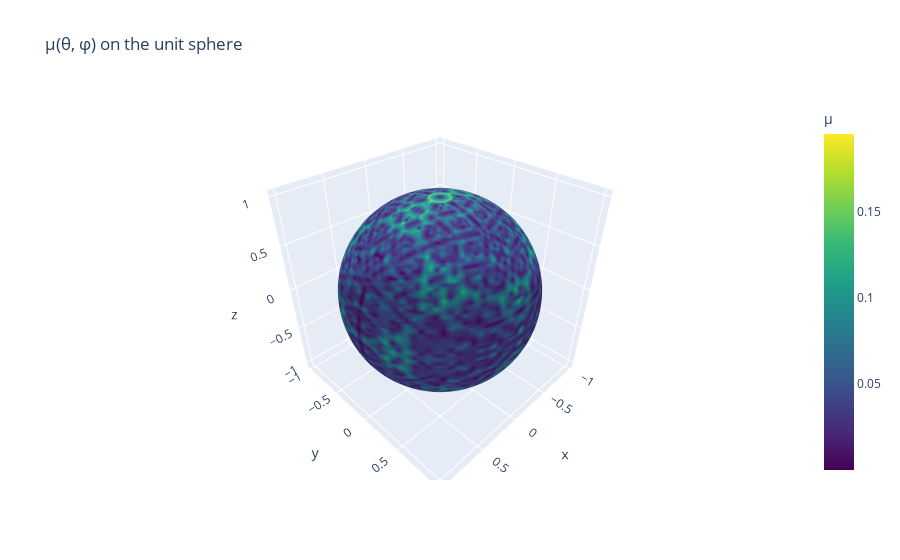

Source (notebook cell):
### Code cell
# Wrap φ by duplicating the first column at φ=2π
phis_w = np.concatenate([phis, phis[:1] + 2*np.pi])
mu_w   = np.concatenate([mu, mu[:, :1]], axis=1)   # (n_theta, n_phi+1)

TH, PH = np.meshgrid(thetas, phis_w, indexing="ij")  # matches mu_w shape

X = np.sin(TH) * np.cos(PH)
Y = np.sin(TH) * np.sin(PH)
Z = np.cos(TH)

fig = go.Figure(
    go.Surface(
        x=X, y=Y, z=Z,
        surfacecolor=mu_w,
        colorscale="Viridis",
        colorbar=dict(title="μ"),
    )
)
fig.update_layout(scene=dict(aspectmode="data"), title="μ(θ, φ) on the unit sphere")
fig.show()

### Figure 1 — Plotly figure (JSON) as saved in the notebook; plotly's stock layout.template omitted (floating-point values rounded to 4 significant figures; data arrays with more than 128 entries replaced by an {"elided": "..."} marker saying what was removed)
{"data": [{"colorbar": {"title": {"text": "μ"}}, "colorscale": [[0, "#440154"], [0.1111, "#482878"], [0.2222, "#3e4989"], [0.3333, "#31688e"], [0.4444, "#26828e"], [0.5556, "#1f9e89"], [0.6667, "#35b779"], [0.7778, "#6ece58"], [0.8889, "#b5de2b"], [1, "#fde725"]], "surfacecolor": {"elided": "100x101 float values"}, "type": "surface", "x": {"elided": "100x101 float values"}, "y": {"elided": "100x101 float values"}, "z": {"elided": "100x101 float values"}}], "layout": {"scene": {"aspectmode": "data"}, "title": {"text": "μ(θ, φ) on the unit sphere"}}}
